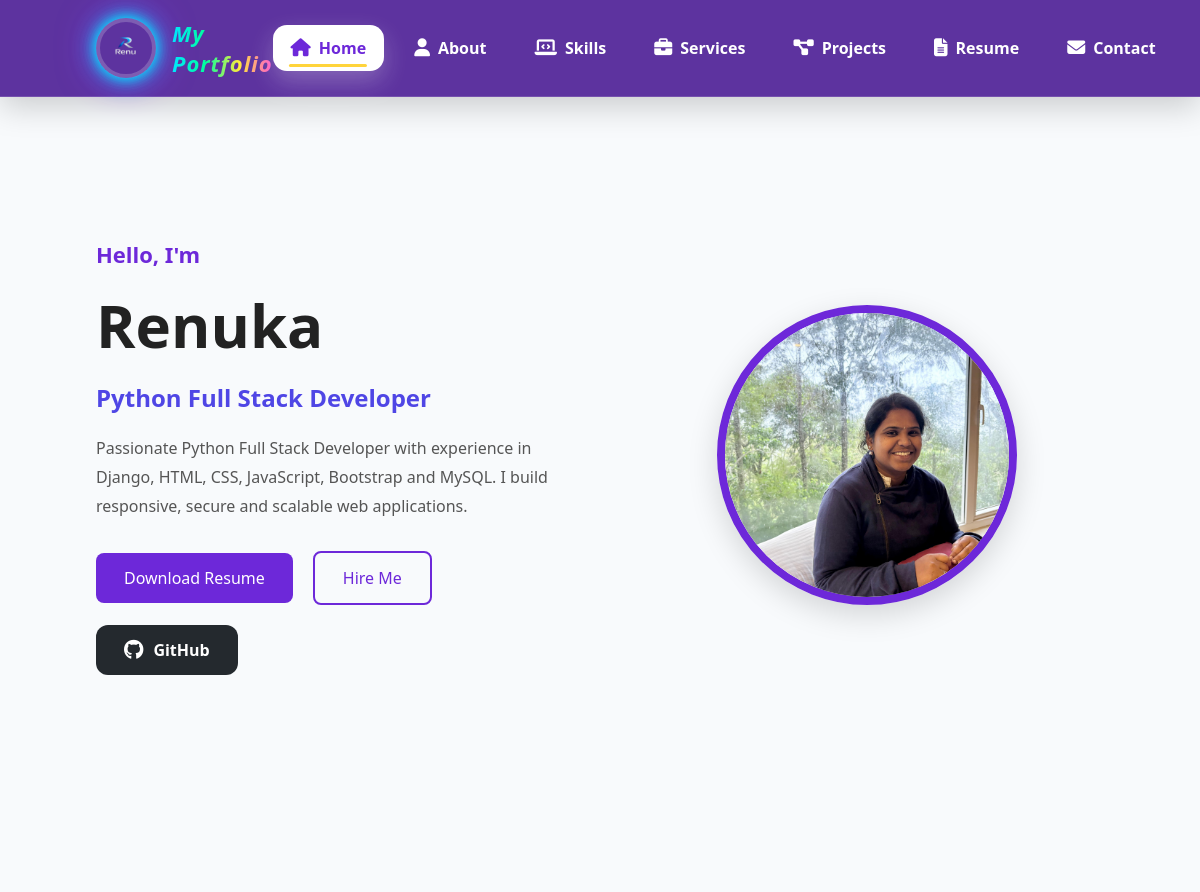
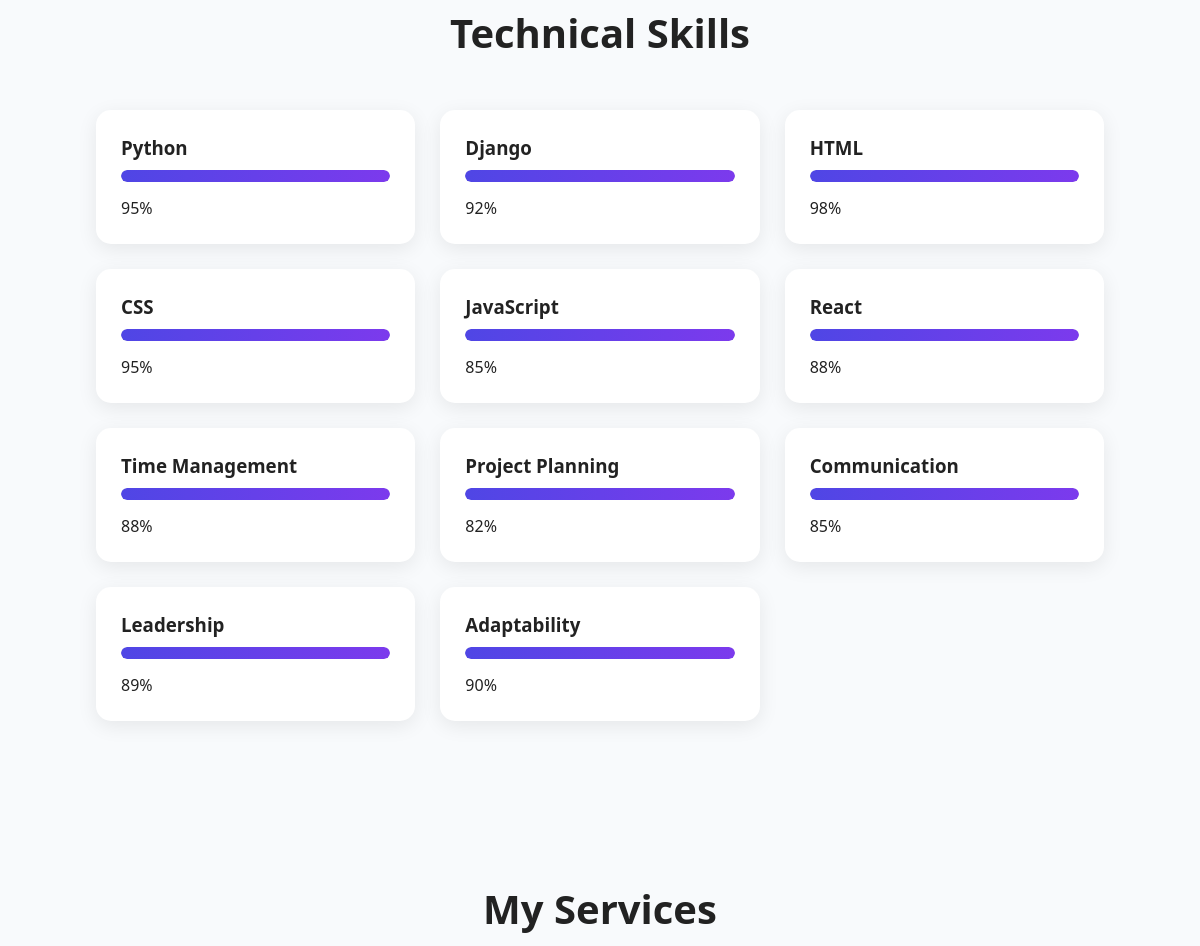
Before: / (upper part) with the older database file (2 pictures, top to bottom).
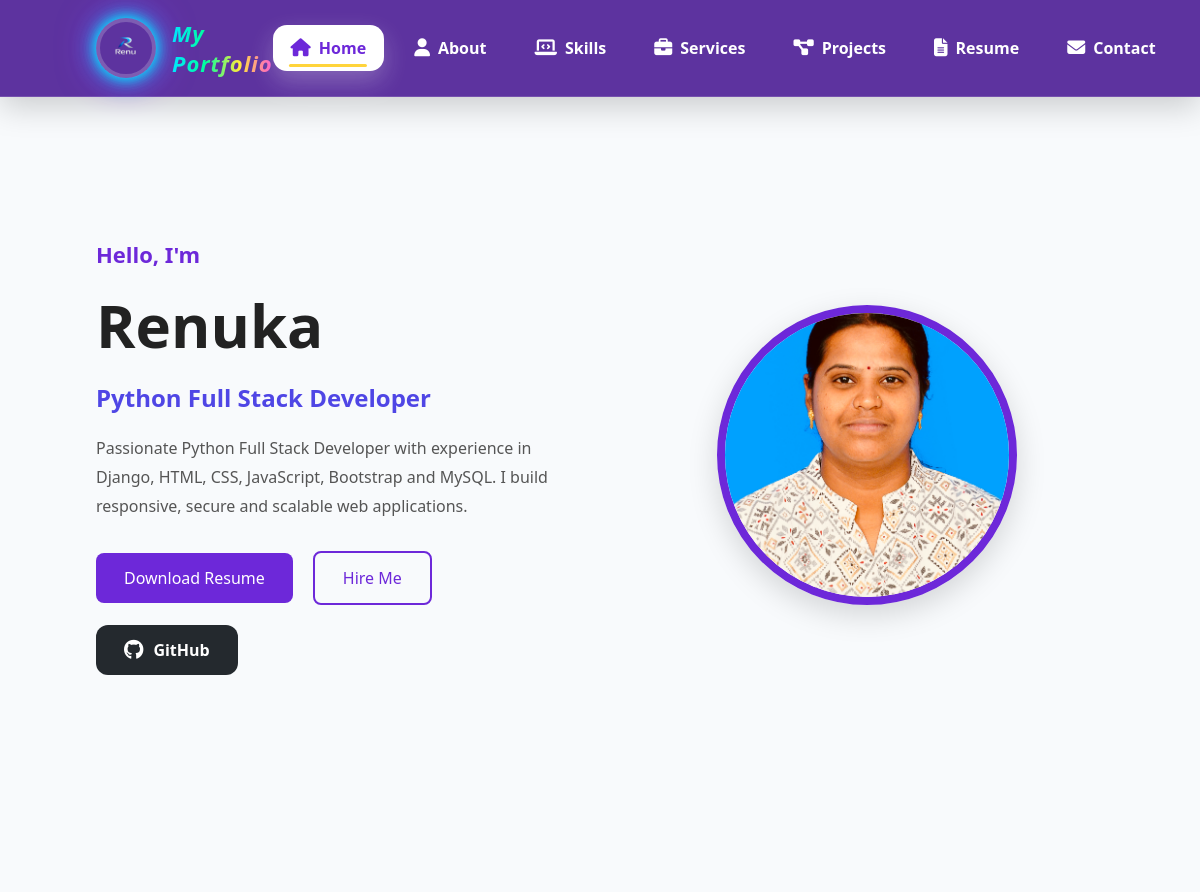
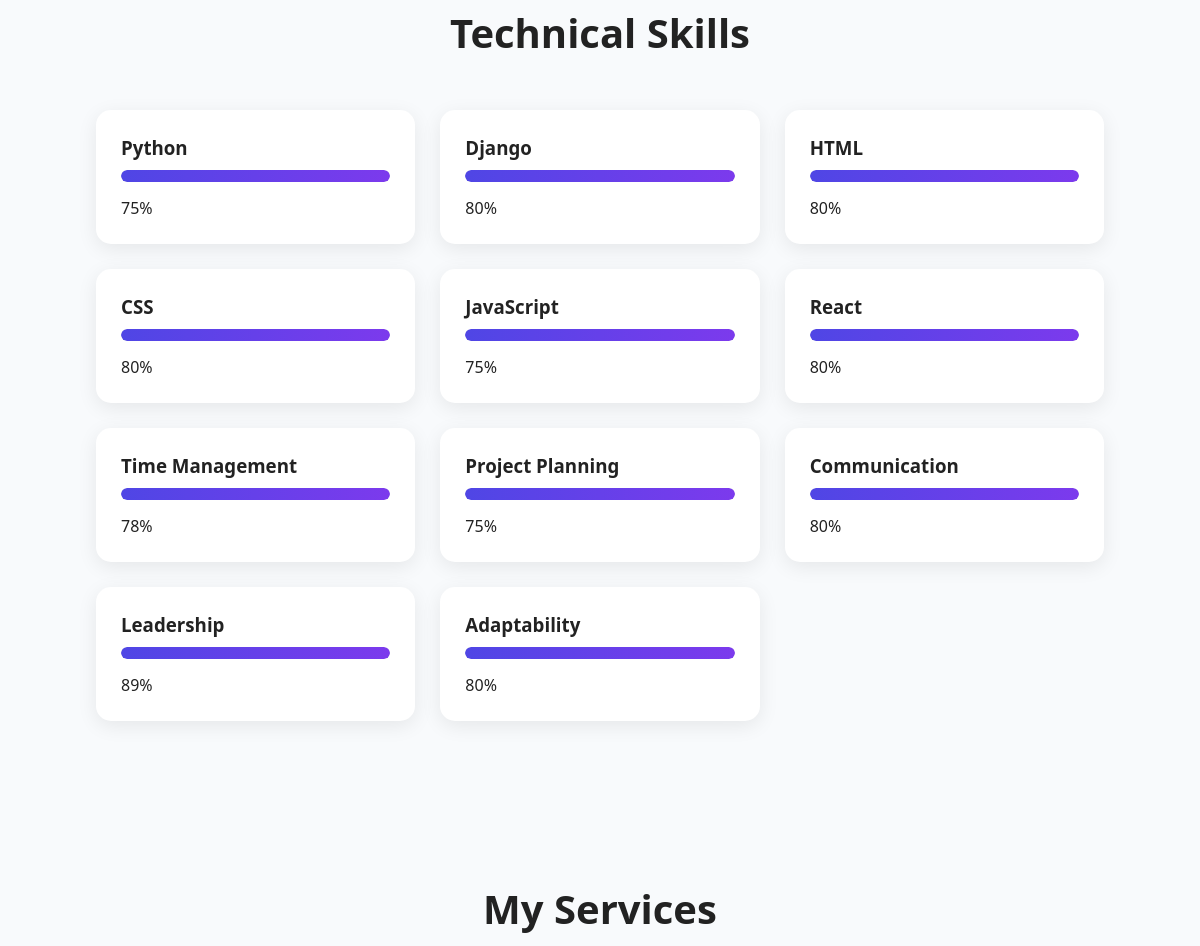
After: the same page with the newer database file (2 pictures, top to bottom).
### myportfolio/models.py (models this page shows, shortened)
class Profile(models.Model):
    name = models.CharField(max_length=100)
    designation = models.CharField(max_length=150)
    profile_image = models.ImageField(upload_to="profile/")
    short_bio = models.TextField()
    email = models.EmailField()
    phone = models.CharField(max_length=20)
    location = models.CharField(max_length=100)
    github = models.URLField(blank=True)
    linkedin = models.URLField(blank=True)
    resume = models.FileField(upload_to="resume/")

class Skill(models.Model):
    CATEGORY_CHOICES = (
        ("Technical", "Technical"),
        ("Professional", "Professional"),
    )
    skill_name = models.CharField(max_length=100)
    description = models.CharField(max_length=150, blank=True)
    skill_image = models.ImageField(upload_to="skills/", blank=True, null=True)
    percentage = models.IntegerField()
    category = models.CharField(
        max_length=20, choices=CATEGORY_CHOICES, default="Technical"
    )

### myportfolio/views.py (the view)
# urls.py: path("", views.home, name="home"),
def home(request):
    profile = Profile.objects.first()
    skills = Skill.objects.all()
    services = Service.objects.all()
    projects = Project.objects.all()[:6]
    testimonials = Testimonial.objects.all()
    context = {
        "profile": profile,
        "skills": skills,
        "services": services,
        "projects": projects,
        "testimonials": testimonials,
    }
    return render(request, "portfolio/home.html", context)

### myportfolio/templates/portfolio/home.html (shortened to what this page needs)
{% extends 'base.html' %}
{% load static %}
{% block extra_css %}
<link rel="stylesheet" href="{% static 'css/home.css' %}">
{% endblock %}
{% block content %}
<section class="hero">
    <div class="hero-content">
        <h4>Hello, I'm</h4>
        <h1>{{ profile.name }}</h1>
        <h2>{{ profile.designation }}</h2>
        <p>
            {{ profile.short_bio }}
        </p>
        <div class="hero-buttons">
            <a href="{{ profile.resume.url }}" class="btn">
                Download Resume
            </a>
            <a href="{% url 'contact' %}" class="btn-outline">
                Hire Me
            </a>
            {% if profile.github %}
            <a href="{{ profile.github }}" target="_blank" class="btn-github">
                <i class="fa-brands fa-github"></i>
                GitHub
            </a>
            {% endif %}
        </div>
    </div>
    <div class="hero-image">
        <img src="{{ profile.profile_image.url }}" alt="Profile">
    </div>
</section>
<section class="section">
    <h2 class="section-title">
        Technical Skills
    </h2>
    <div class="skills-grid">
        {% for skill in skills %}
        <div class="skill-card">
            <h3>{{ skill.skill_name }}</h3>
            <div class="progress">
                <div class="progress-bar">
                </div>
            </div>
            <span>{{ skill.percentage }}%</span>
        </div>
        {% endfor %}
    </div>
</section>
<section class="section">
    <h2 class="section-title">
        My Services
    </h2>
</section>
{% endblock %}

### myportfolio/templates/base.html (shortened to what this page needs)
{% load static %}
<!DOCTYPE html>
<html lang="en">
<head>
    <link rel="stylesheet" href="{% static 'css/base.css' %}">
    <link rel="stylesheet" href="https://cdnjs.cloudflare.com/ajax/libs/font-awesome/6.5.1/css/all.min.css">
    {% block extra_css %}
    {% endblock %}
</head>
<body>
    <header>
        <nav class="navbar">
            <a href="{% url 'home' %}" class="logo">
                <img src="{% static 'images/renulogo.png' %}" alt="Logo" class="logo-img">
                <span>My Portfolio</span>
            </a>
            <ul class="nav-links">
                <li>
                    <a href="{% url 'home' %}" class="{% if request.path == '/' %}active{% endif %}">
                        <i class="fa-solid fa-house"></i>
                        <span>Home</span>
                    </a>
                </li>
                <li>
                    <a href="{% url 'about' %}" class="{% if '/about/' in request.path %}active{% endif %}">
                        <i class="fa-solid fa-user"></i>
                        <span>About</span>
                    </a>
                </li>
                <li>
                    <a href="{% url 'skills' %}" class="{% if '/skills/' in request.path %}active{% endif %}">
                        <i class="fa-solid fa-laptop-code"></i>
                        <span>Skills</span>
                    </a>
                </li>
                <li>
                    <a href="{% url 'services' %}" class="{% if '/services/' in request.path %}active{% endif %}">
                        <i class="fa-solid fa-briefcase"></i>
                        <span>Services</span>
                    </a>
                </li>
                <li>
                    <a href="{% url 'projects' %}" class="{% if '/projects/' in request.path %}active{% endif %}">
                        <i class="fa-solid fa-diagram-project"></i>
                        <span>Projects</span>
                    </a>
                </li>
                <li>
                    <a href="{% url 'resume' %}" class="{% if '/resume/' in request.path %}active{% endif %}">
                        <i class="fa-solid fa-file-lines"></i>
                        <span>Resume</span>
                    </a>
                </li>
                <li>
                    <a href="{% url 'contact' %}" class="{% if '/contact/' in request.path %}active{% endif %}">
                        <i class="fa-solid fa-envelope"></i>
                        <span>Contact</span>
                    </a>
                </li>
            </ul>
        </nav>
    </header>
    <main>
        {% block content %}
        {% endblock %}
    </main>
</body>
</html>

### myportfolio/static/css/base.css (style rules this page uses)
* { margin: 0; padding: 0; box-sizing: border-box; }
html { scroll-behavior: smooth; }
body { font-family: 'Segoe UI', sans-serif; background: #f8fafc; color: #222; }
.navbar { position: sticky; top: 0; z-index: 1000; display: flex; justify-content: space-between; align-items: center; padding: 18px 8%; background: rgba(76, 29, 149, .9); backdrop-filter: blur(14px); border-bottom: 1px solid rgba(255, 255, 255, .15); box-shadow: 0 10px 30px rgba(0, 0, 0, .18); }
.nav-links { display: flex; align-items: center; gap: 12px; list-style: none; }
.nav-links li { position: relative; }
.nav-links a { display: flex; align-items: center; gap: 8px; color: #fff; text-decoration: none; font-size: 16px; font-weight: 600; padding: 12px 18px; border-radius: 14px; transition: .35s; position: relative; overflow: hidden; }
.nav-links a i { font-size: 18px; transition: .35s; }
.nav-links a.active { background: #fff; color: #6d28d9; box-shadow: 0 10px 25px rgba(255, 255, 255, .25); }
.nav-links a.active i { color: #6d28d9; }
.nav-links a::after { content: ""; position: absolute; left: 50%; bottom: 4px; width: 0; height: 3px; background: #ffd43b; border-radius: 50px; transition: .35s; transform: translateX(-50%); }
.nav-links a.active::after { width: 70%; }
main { min-height: 80vh; }
.logo { display: flex; align-items: center; gap: 16px; text-decoration: none; color: #fff; font-size: 30px; font-weight: 800; letter-spacing: 1px; transition: all 0.4s ease; }
.logo-img { width: 60px; height: 60px; object-fit: cover; border-radius: 50%; border: 4px solid rgba(255, 255, 255, 0.2); box-shadow: 0 0 12px #00e5ff, 0 0 24px #00e5ff, 0 0 38px #7b2ff7; transition: all 0.5s ease; }
.logo span { background: linear-gradient(90deg, #00e5ff, #00ff9d, #ffeb3b, #ff4ecd); background-clip: text; -webkit-background-clip: text; color: transparent; -webkit-text-fill-color: transparent; font-size: 22px; font-weight: 800; font-style: italic; }

### myportfolio/static/css/home.css (style rules this page uses)
.hero { min-height: 90vh; display: flex; align-items: center; justify-content: space-between; gap: 60px; padding: 80px 8%; }
.hero-content { flex: 1; }
.hero-content h4 { color: #6d28d9; font-size: 22px; }
.hero-content h1 { font-size: 60px; margin: 15px 0; }
.hero-content h2 { color: #4f46e5; margin-bottom: 20px; }
.hero-content p { line-height: 1.8; color: #555; }
.hero-image { flex: 1; text-align: center; }
.hero-image img { width: 300px; height: 300px; object-fit: cover; border-radius: 50%; border: 8px solid #6d28d9; box-shadow: 0 10px 30px rgba(0, 0, 0, .15); }
.hero-buttons { margin-top: 30px; display: flex; align-items: center; gap: 20px; flex-wrap: wrap; }
.btn { background: #6d28d9; color: white; padding: 14px 28px; text-decoration: none; border-radius: 8px; }
.btn-outline { border: 2px solid #6d28d9; color: #6d28d9; padding: 14px 28px; text-decoration: none; border-radius: 8px; }
.btn-github { display: inline-flex; align-items: center; gap: 10px; padding: 14px 28px; text-decoration: none; border-radius: 12px; background: #24292e; color: #fff; font-weight: 600; transition: all .3s ease; }
.btn-github i { font-size: 20px; }
.section { padding: 80px 8%; }
.section-title { text-align: center; margin-bottom: 50px; font-size: 40px; }
.skills-grid, .card-grid, .project-grid { display: grid; grid-template-columns: repeat(auto-fit, minmax(280px, 1fr)); gap: 25px; }
.skill-card, .card, .project-card { background: white; padding: 25px; border-radius: 15px; box-shadow: 0 5px 20px rgba(0, 0, 0, .08); }
.progress { height: 10px; background: #eee; border-radius: 20px; margin: 15px 0; }
.progress { width: 100%; height: 12px; background: #e5e7eb; border-radius: 50px; overflow: hidden; margin-top: 10px; }
.progress-bar { height: 100%; background: linear-gradient(90deg, #4f46e5, #7c3aed); border-radius: 50px; transition: width 1s ease-in-out; }

Changed rows visible on the page:
changed Profile "Renuka": profile_image: a different picture
changed Skill "Python": percentage "95" → "75"
changed Skill "Django": percentage "92" → "80"
changed Skill "HTML": percentage "98" → "80"
changed Skill "CSS": percentage "95" → "80"
changed Skill "JavaScript": percentage "85" → "75"
changed Skill "React": percentage "88" → "80"
changed Skill "Time Management": percentage "88" → "78"
changed Skill "Project Planning": percentage "82" → "75"
changed Skill "Communication": percentage "85" → "80"
changed Skill "Adaptability": percentage "90" → "80"
